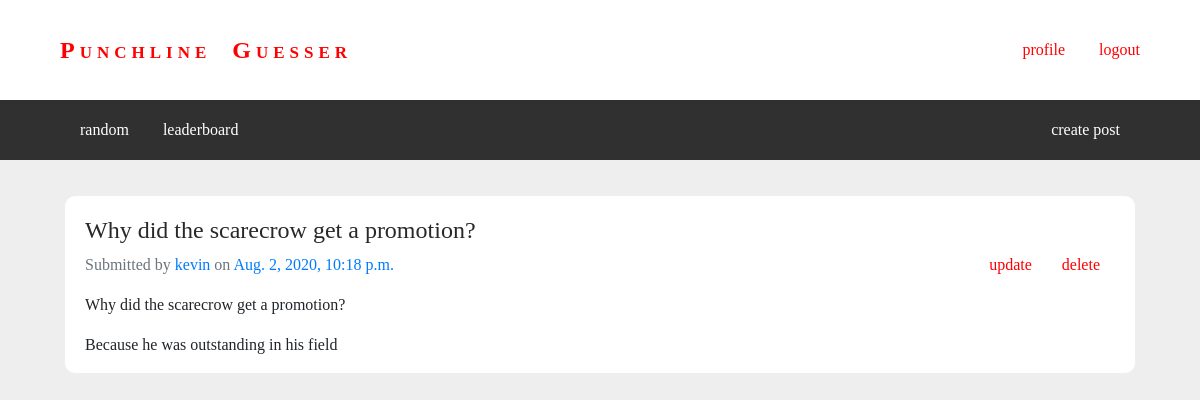
Page /punchline/post/50/ (signed in) on the earlier database version.
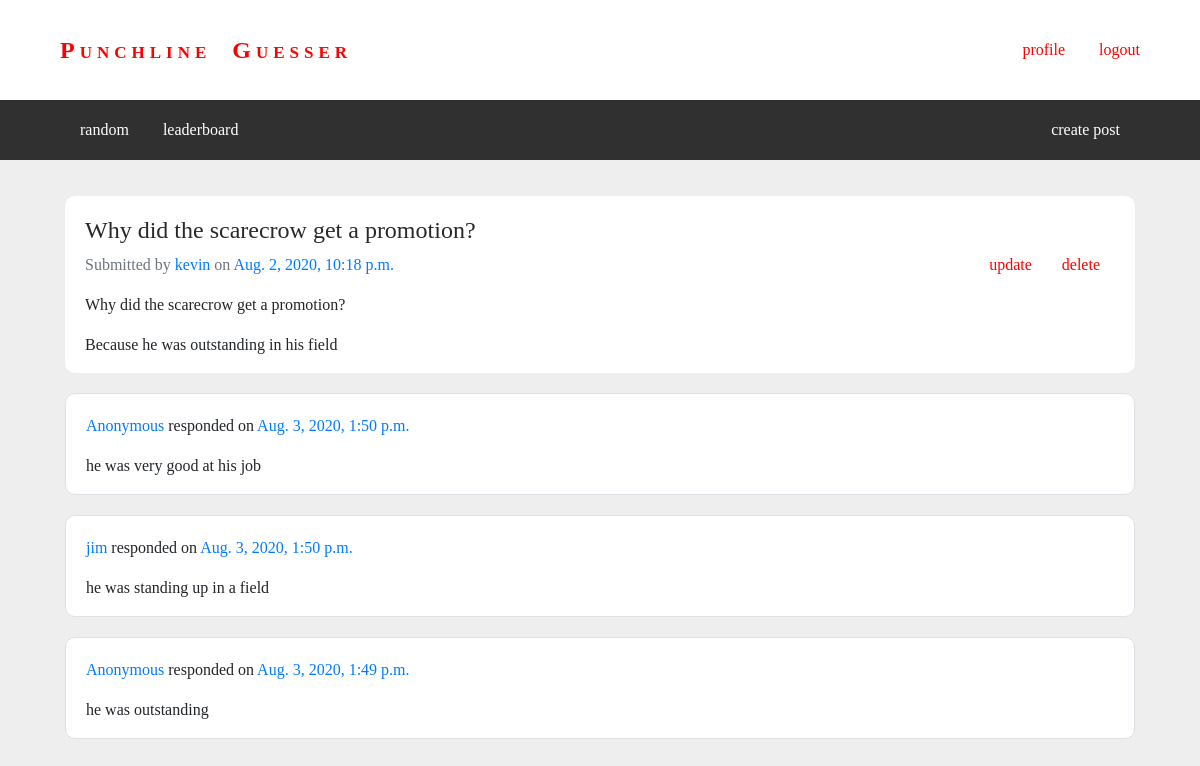
Same page on the later database version.
### punchline/models.py (models this page shows, shortened)
class Response(models.Model):
	post = models.ForeignKey('Post', on_delete=models.SET_NULL, null=True)
	content = models.CharField(max_length=100)
	score = models.IntegerField(default=0)
	author = models.ForeignKey(User, on_delete=models.SET_NULL, null=True)
	date_posted = models.DateTimeField(auto_now_add=True)
	def __str__(self):
		return self.content
	class Meta:
		ordering = ['-date_posted']

### punchline/views.py (the view)
# urls.py: path('post/<int:pk>/', views.PostDetailView.as_view(), name='post-detail'),
class PostDetailView(generic.DetailView):
	model = Post
	def get_context_data(self, **kwargs):
		context = super(PostDetailView, self).get_context_data(**kwargs)
		if self.request.user.is_authenticated:
			attempted = [post.id for post in self.request.user.profile.attempted.all()]
		else:
			attempted = self.request.session.get('attempt_id', [])
		answered_already = False
		for post_id in attempted:
			if post_id == self.kwargs['pk']:
				answered_already = True
		if self.request.user == self.get_object().author:
			answered_already = True
		context['answered_already'] = answered_already
		return context

### punchline/templates/punchline/post_detail.html
{% extends "base_generic.html" %}
{% block content %}
	{% if answered_already %}
		<div class="media content">
	        <div class="media-body">
	        	<h4><a href="#" class="media-heading">{{ post.title }}</a></h4>
	        	{% ifequal user post.author %}
	        		<a href="{% url 'delete_post' post.id %}" class="red-link">delete</a>
	        		<a href="{% url 'update_post' post.id %}" class="red-link">update</a>
	        	{% endifequal %}
	        	<p class="text-muted">Submitted by
	        		{% if post.author %}
	        			<a href="{% url 'profile' post.author.username %}">{{ post.author }}</a>
	        		{% else %}
	        			<a href="#">Anonymous</a>
	        		{% endif %}
	        		on <a href="#">{{ post.date_posted }}</a></p>
	            <p>{{ post.setup }}</p>
	            <p>{{ post.punchline }}</p>
	        </div>
	    </div>
	    {% for response in post.response_set.all %}
	    	<div class="media content border">
	    		<div class="media-body">
					<p>
						{% if response.author %}
							<a href="{% url 'profile' response.author.username %}">{{ response.author.username }}</a>
						{% else %}
							<a href="#">Anonymous</a>
						{% endif %}
						responded on <a href="#">{{ response.date_posted }}</a>
					</p>
					<p>{{ response }}</p>
				</div>
		    </div>
		{% endfor %}
	{% else %}
		<div class="media content">
	        <div class="media-body">
	            <p>You haven't guessed the punchline for this post yet. <a href="{% url 'guess' post.id %}">Click here</a> to try.</p>
	        </div>
	    </div>
	{% endif %}
{% endblock %}

Differences in the rows shown:
added Response: shows "Anonymous", date_posted "Aug. 3, 2020, 1:50 p.m.", content "he was very good at his job"
added Response: author.username "jim", date_posted "Aug. 3, 2020, 1:50 p.m.", content "he was standing up in a field"
added Response: shows "Anonymous", date_posted "Aug. 3, 2020, 1:49 p.m.", content "he was outstanding"
